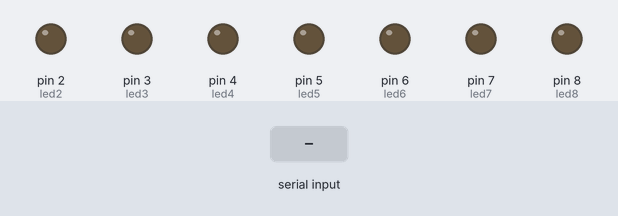
Simulated run of this sketch. Board: Arduino Uno, built with avr-gcc and run on an emulated ATmega328P. Shown: output pins drawn as LEDs (lit = HIGH). The test bench sets the inputs (shaded band).

Above: at 1.2 s.
1.3 s: "1" received over Serial
At 1.7 s:
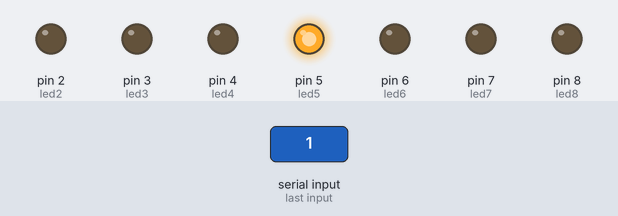
4.3 s: "2" received over Serial
At 4.8 s:
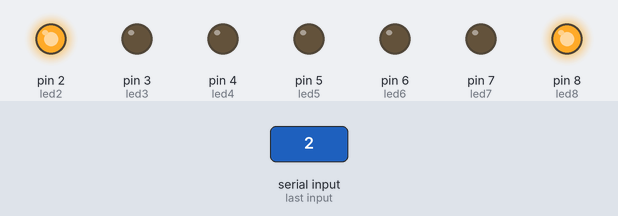
7.3 s: "3" received over Serial
At 7.8 s:
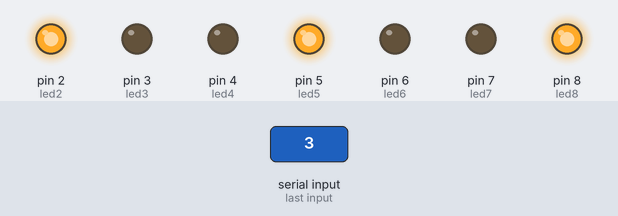
10.3 s: "4" received over Serial
At 10.8 s:
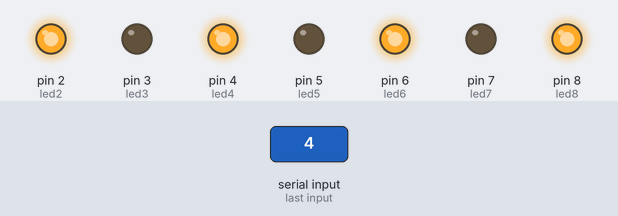
13.3 s: "5" received over Serial
At 13.9 s:
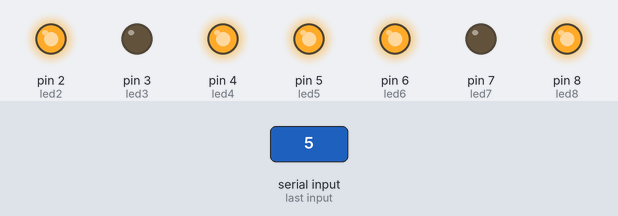
16.3 s: "6" received over Serial
At 17.0 s:
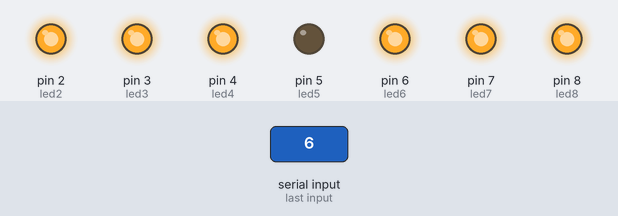
Timing chart, 0 to 19.3 s (numbered marks = the images above; inputs shaded):
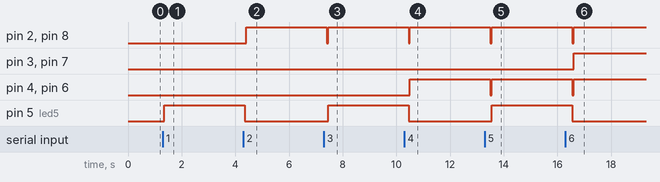

The sketch:

arduinoDICE_SwitchCase.ino
```cpp
/////////////////////////////////////////////////////////////////////////
 /* This piece of software is protected under the license of UniLicense.
  *
  * For more details, head to: https://unlicense.org/
  *
  * Created & Released by: iDeimos
  */
/////////////////////////////////////////////////////////////////////////
  // Defining our LEDs
 const int led2 = 2;
 const int led3 = 3;
 const int led4 = 4;
 const int led5 = 5;
 const int led6 = 6;
 const int led7 = 7;
 const int led8 = 8;
char diceRoll;
int pinCount = 7;

 // Adding our LEDs to an array
int ledPins[] = {
  led2, led3, led4, led5, led6, led7, led8
};
/////////////////////////////////////////////////////////////////////////
void setup() {
 // Initialize serial communication w/ the baudrate 9600
Serial.begin(9600);

  // This for-loop sets all the LEDs in our array to OUTPUT
  for (int thisPin = 0; thisPin < pinCount; thisPin++)
    {
      pinMode(ledPins[thisPin], OUTPUT);
    }
}
/////////////////////////////////////////////////////////////////////////
void turnLEDoff ()
{
  // This for-loop makes us able to call the function "turnLEDoff" to shut
  // off all LEDs at once, without having to call them individually.
  for(int thisPin = 0; thisPin < pinCount; thisPin++)
        {
          digitalWrite(ledPins[thisPin], LOW);
        }
}
/////////////////////////////////////////////////////////////////////////
void definecommunication()
{
  // The main code to send/recieve serial signals
  if(Serial.available() > 0){

      // This is the keyword used throughout the code that ensures we
      // can recieve any code from our Python script, by reading incoming
      // Serial data.
      diceRoll = Serial.read();
      delay(50);
}
}
/////////////////////////////////////////////////////////////////////////
void loop()
{
  definecommunication();
  switch (diceRoll)
  {
      case 0:
        turnLEDoff();
        break;

      case '1':
        turnLEDoff();
        digitalWrite(led5, HIGH);
        delay(500);
        turnLEDoff();
        break;

  case '2':
        turnLEDoff();
        digitalWrite(led2, HIGH);
        digitalWrite(led8, HIGH);
        delay(500);
        turnLEDoff();
        break;

  case '3':
        turnLEDoff();
        digitalWrite(led8, HIGH);
        digitalWrite(led5, HIGH);
        digitalWrite(led2, HIGH);
        delay(500);
        turnLEDoff();
        break;

  case '4':
        turnLEDoff();
        digitalWrite(led8, HIGH);
        digitalWrite(led6, HIGH);
        digitalWrite(led4, HIGH);
        digitalWrite(led2, HIGH);
        delay(500);
        turnLEDoff();
        break;

  case '5':
        turnLEDoff();
        digitalWrite(led8, HIGH);
        digitalWrite(led6, HIGH);
        digitalWrite(led5, HIGH);
        digitalWrite(led2, HIGH);
        digitalWrite(led4, HIGH);
        delay(500);
        turnLEDoff();
        break;

  case '6':
        turnLEDoff();
        digitalWrite(led8, HIGH);
        digitalWrite(led7, HIGH);
        digitalWrite(led6, HIGH);
        digitalWrite(led2, HIGH);
        digitalWrite(led3, HIGH);
        digitalWrite(led4, HIGH);
        delay(500);
        turnLEDoff();
        break;
  }
}
```

Measured:
- after the input at 1.3 s, pin 5 (led5): LOW → HIGH after 0.05 s
- after the input at 4.3 s, pin 2 (led2), pin 8 (led8): LOW → HIGH after 0.10 s; pin 5 (led5): HIGH → LOW after 0.05 s
- after the input at 7.3 s, pin 2 (led2), pin 8 (led8): HIGH → LOW after 0.10 s, → HIGH 0.05 s later; pin 5 (led5): LOW → HIGH after 0.15 s
- after the input at 10.3 s, pin 2 (led2), pin 8 (led8): HIGH → LOW after 0.15 s, → HIGH 0.05 s later; pin 4 (led4), pin 6 (led6): LOW → HIGH after 0.20 s; pin 5 (led5): HIGH → LOW after 0.15 s
- after the input at 13.3 s, pin 2 (led2), pin 4 (led4), pin 6 (led6), pin 8 (led8): HIGH → LOW after 0.20 s, → HIGH 0.05 s later; pin 5 (led5): LOW → HIGH after 0.25 s
- after the input at 16.3 s, pin 2 (led2), pin 4 (led4), pin 6 (led6), pin 8 (led8): HIGH → LOW after 0.25 s, → HIGH 0.05 s later; pin 3 (led3), pin 7 (led7): LOW → HIGH after 0.30 s; pin 5 (led5): HIGH → LOW after 0.25 s
